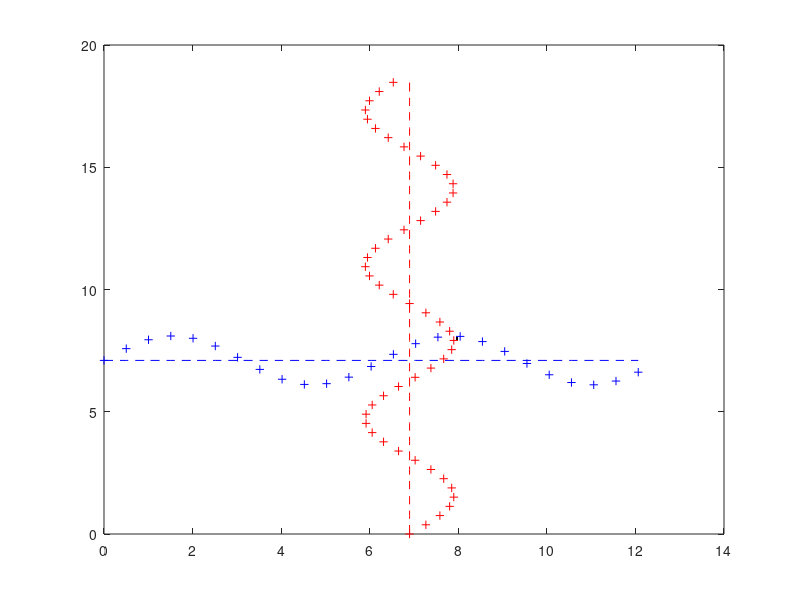
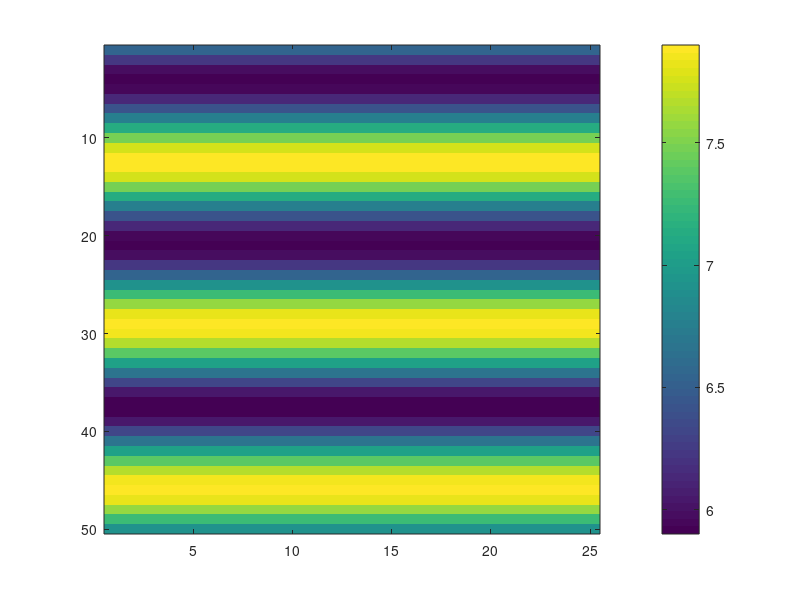

Recreate these plots in MATLAB, in order.
nx=25; ny=50;
x0=6.9; y0=7.1;
x1=(0:nx-1)*(4*pi/nx);
dy=sin(x1);
ay=y0+dy;
y1=(0:ny-1)*(6*pi/ny);
dx=sin(y1);
ax=x0+dx;
figure(1)
plot(x1,ones(1,nx)*y0,'b--',ones(1,ny)*x0,y1,'r--')
hold on, plot(x1,ay,'+b',ax,y1,'+r'), hold off

%%
x2=x1'*ones(1,ny);
y2=ones(nx,1)*y1;
ay2=ay'*ones(1,ny);
ax2=ones(nx,1)*ax;

dd = sqrt( (x2-ax2).^2 + (ay2-y2).^2 );

[~,i1] = min(dd(:));
ix = mod( (i1-1), nx ) + 1;
iy = fix( (i1-1) / nx ) + 1;

figure(2)
imagesc(flipud(ax2')),colorbar

xy = mean([x1(ix),ay(ix);ax(iy),y1(iy)]);
disp(xy)

figure(1)
hold on, plot(xy(1),xy(2),'.k'), hold off
